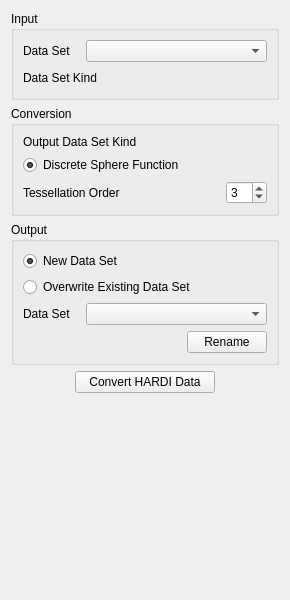
<?xml version="1.0" encoding="UTF-8"?>
<ui version="4.0">
 <class>HARDIConverterForm</class>
 <widget class="QWidget" name="HARDIConverterForm">
  <property name="geometry">
   <rect>
    <x>0</x>
    <y>0</y>
    <width>290</width>
    <height>600</height>
   </rect>
  </property>
  <property name="windowTitle">
   <string>Form</string>
  </property>
  <layout class="QVBoxLayout" name="verticalLayout">
   <item>
    <widget class="QGroupBox" name="inputGroup">
     <property name="title">
      <string>Input</string>
     </property>
     <layout class="QVBoxLayout" name="verticalLayout_2">
      <item>
       <layout class="QHBoxLayout" name="inputDataHLayout">
        <item>
         <widget class="QLabel" name="inputDataLabel">
          <property name="sizePolicy">
           <sizepolicy hsizetype="Fixed" vsizetype="Preferred">
            <horstretch>0</horstretch>
            <verstretch>0</verstretch>
           </sizepolicy>
          </property>
          <property name="text">
           <string>Data Set   </string>
          </property>
         </widget>
        </item>
        <item>
         <widget class="QComboBox" name="inputDataCombo"/>
        </item>
       </layout>
      </item>
      <item>
       <layout class="QHBoxLayout" name="inputTypeHLayout">
        <item>
         <widget class="QLabel" name="inputTypeFixedLabel">
          <property name="text">
           <string>Data Set Kind  </string>
          </property>
         </widget>
        </item>
        <item>
         <spacer name="inputTypeSpacer">
          <property name="orientation">
           <enum>Qt::Horizontal</enum>
          </property>
          <property name="sizeHint" stdset="0">
           <size>
            <width>20</width>
            <height>20</height>
           </size>
          </property>
         </spacer>
        </item>
        <item>
         <widget class="QLabel" name="inputTypeVarLabel">
          <property name="text">
           <string>&lt;None Selected&gt;</string>
          </property>
         </widget>
        </item>
       </layout>
      </item>
     </layout>
    </widget>
   </item>
   <item>
    <widget class="QGroupBox" name="convGroup">
     <property name="title">
      <string>Conversion</string>
     </property>
     <layout class="QVBoxLayout" name="verticalLayout_3">
      <item>
       <widget class="QLabel" name="outputKindLabel">
        <property name="text">
         <string>Output Data Set Kind</string>
        </property>
       </widget>
      </item>
      <item>
       <widget class="QRadioButton" name="outputKindDSFRadio">
        <property name="text">
         <string>Discrete Sphere Function</string>
        </property>
        <property name="checked">
         <bool>true</bool>
        </property>
       </widget>
      </item>
      <item>
       <layout class="QGridLayout" name="convOptionsGLayout">
        <item row="0" column="0">
         <widget class="QLabel" name="convTessLabel">
          <property name="text">
           <string>Tessellation Order</string>
          </property>
         </widget>
        </item>
        <item row="0" column="1">
         <widget class="QSpinBox" name="convTessSpin">
          <property name="sizePolicy">
           <sizepolicy hsizetype="Fixed" vsizetype="Fixed">
            <horstretch>0</horstretch>
            <verstretch>0</verstretch>
           </sizepolicy>
          </property>
          <property name="minimum">
           <number>1</number>
          </property>
          <property name="maximum">
           <number>10</number>
          </property>
          <property name="value">
           <number>3</number>
          </property>
         </widget>
        </item>
       </layout>
      </item>
     </layout>
    </widget>
   </item>
   <item>
    <widget class="QGroupBox" name="outputGroup">
     <property name="title">
      <string>Output</string>
     </property>
     <layout class="QVBoxLayout" name="verticalLayout_4">
      <item>
       <widget class="QRadioButton" name="outputNewRadio">
        <property name="text">
         <string>New Data Set</string>
        </property>
        <property name="checked">
         <bool>true</bool>
        </property>
       </widget>
      </item>
      <item>
       <widget class="QRadioButton" name="outputOverwriteRadio">
        <property name="text">
         <string>Overwrite Existing Data Set</string>
        </property>
       </widget>
      </item>
      <item>
       <layout class="QHBoxLayout" name="outputHLayout">
        <item>
         <widget class="QLabel" name="outputDataLabel">
          <property name="sizePolicy">
           <sizepolicy hsizetype="Fixed" vsizetype="Preferred">
            <horstretch>0</horstretch>
            <verstretch>0</verstretch>
           </sizepolicy>
          </property>
          <property name="text">
           <string>Data Set   </string>
          </property>
         </widget>
        </item>
        <item>
         <widget class="QComboBox" name="outputDataCombo"/>
        </item>
       </layout>
      </item>
      <item>
       <layout class="QHBoxLayout" name="outputRenameHLayout">
        <item>
         <spacer name="outputRenameSpacer">
          <property name="orientation">
           <enum>Qt::Horizontal</enum>
          </property>
          <property name="sizeHint" stdset="0">
           <size>
            <width>40</width>
            <height>20</height>
           </size>
          </property>
         </spacer>
        </item>
        <item>
         <widget class="QPushButton" name="outputRenameButton">
          <property name="text">
           <string>   Rename   </string>
          </property>
         </widget>
        </item>
       </layout>
      </item>
     </layout>
    </widget>
   </item>
   <item>
    <layout class="QHBoxLayout" name="applyHLayout">
     <item>
      <widget class="QPushButton" name="applyButton">
       <property name="sizePolicy">
        <sizepolicy hsizetype="Fixed" vsizetype="Fixed">
         <horstretch>0</horstretch>
         <verstretch>0</verstretch>
        </sizepolicy>
       </property>
       <property name="text">
        <string>   Convert HARDI Data   </string>
       </property>
      </widget>
     </item>
    </layout>
   </item>
   <item>
    <spacer name="mainSpacer">
     <property name="orientation">
      <enum>Qt::Vertical</enum>
     </property>
     <property name="sizeHint" stdset="0">
      <size>
       <width>20</width>
       <height>40</height>
      </size>
     </property>
    </spacer>
   </item>
  </layout>
 </widget>
 <resources/>
 <connections/>
</ui>
